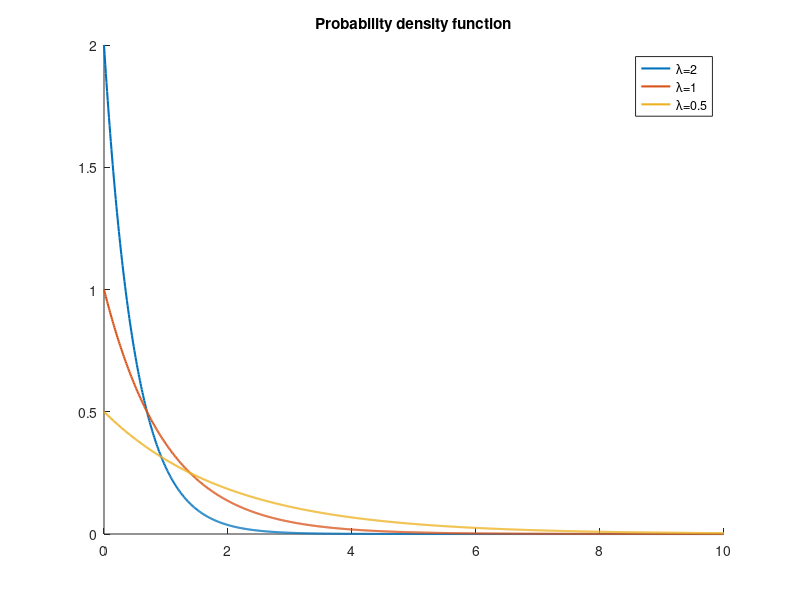
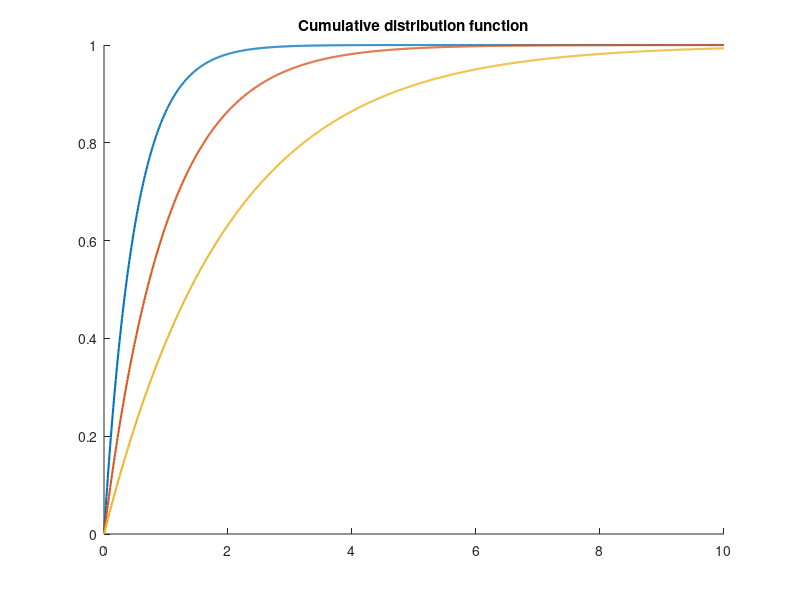

Write MATLAB code to recreate these figures, in order.
%% EXPONENTIAL DISTRIBUTION E(lambda)
% figures with the pdfs and the cdfs
%
%   written by Luca Fenzi - November 18, 2015
%   Contact: fenzi.luca@gmail.com

% Support of the exponential distribution
support=0:0.01:10;

%% Probability density function
% exppdf -> function used to evaluate the exact pdf
hold on
set(0,'defaultlinelinewidth',1.5);  %width of the lines
plot(support,exppdf(support,0.5))
plot(support,exppdf(support,1))
plot(support,exppdf(support,2))
legend('\lambda=2', '\lambda=1', '\lambda=0.5')
title('Probability density function')


%% Cumulative distribution function
% expcdf -> function used to evaluate the exact cdf
figure
hold on
set(0,'defaultlinelinewidth',1.5);
plot(support,expcdf(support,0.5))
plot(support,expcdf(support,1))
plot(support,expcdf(support,2))
title('Cumulative distribution function')

